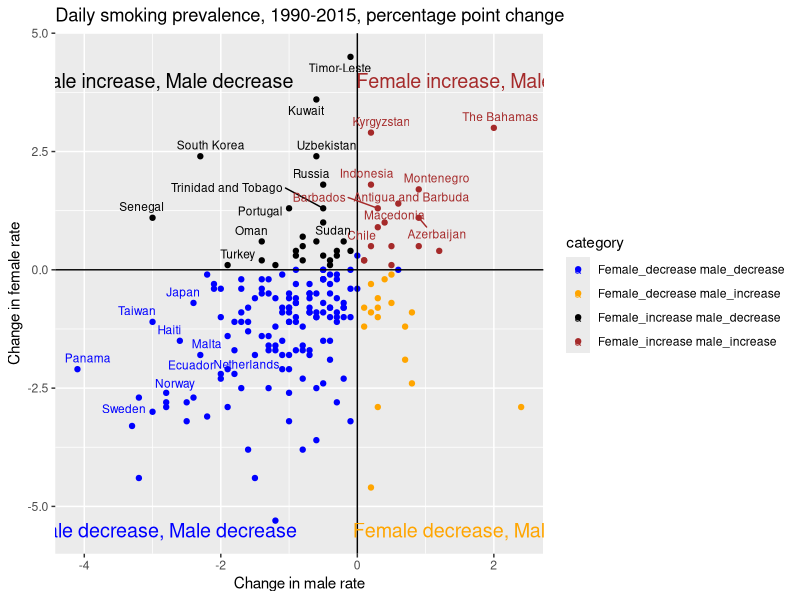

R code for this plot:
library(ggplot2)


xx <- read.csv("mydata.csv")


index <- matrix(0,NROW(xx),1)
for (i in 1:NROW(xx)) {
  if (xx$rate_female[i]>0 & xx$rate_male[i]>0 & xx$rate_female[i] > xx$rate_male[i]){
    index[i] = 1
  }else if (xx$rate_female[i]<0 & xx$rate_male[i]<0 & abs(xx$rate_female[i]) < abs(xx$rate_male[i])){
    index[i] = 1
  }else if (xx$rate_female[i]>0 & xx$rate_male[i]<0 ){
    index[i] = 1
  }
}



library(ggrepel)
xx <- cbind(xx,index)
head(xx)


ggplot(xx, aes(x= rate_male, y= rate_female, colour=category))+
  geom_point() +geom_hline(yintercept=0,color = "black")+geom_vline(xintercept = 0, color = "black")+
  #geom_text(aes(label=ifelse(index == 1,as.character(Country),'')),hjust=0,vjust=1)+
  scale_color_manual(values = c("Female_decrease male_decrease"="blue","Female_increase male_increase"="brown","Female_increase male_decrease"="black","Female_decrease male_increase"="orange"))+
  xlab("Change in male rate")+ylab("Change in female rate")+ggtitle("Daily smoking prevalence, 1990-2015, percentage point change")+
  annotate(geom="text", x=-3, y=4, label="Female increase, Male decrease", color="black",size = 5)+geom_text_repel(aes(label = ifelse(index == 1,as.character(Country),'')), size = 3, max.overlaps=10)+
  annotate(geom="text", x=-3, y=-5.5, label="Female decrease, Male decrease", color="blue", size = 5)+
  annotate(geom="text", x=2, y=-5.5, label="Female decrease, Male increase", color="orange",size = 5)+
  annotate(geom="text", x=2, y=4, label="Female increase, Male increase", color="brown",size = 5)
                
